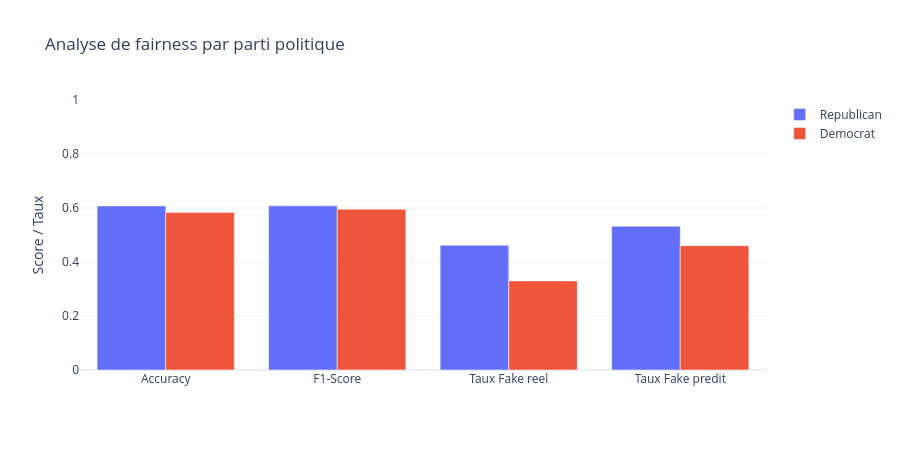

Notebook code cell kept with this figure:
### Code cell
# Visualisation fairness par parti
fig = go.Figure()

for _, row in party_df.iterrows():
    fig.add_trace(go.Bar(
        name=row["Parti"],
        x=["Accuracy", "F1-Score", "Taux Fake reel", "Taux Fake predit"],
        y=[row["Accuracy"], row["F1"], row["Taux Fake reel"], row["Taux Fake predit"]],
    ))

fig.update_layout(
    barmode="group",
    title="Analyse de fairness par parti politique",
    yaxis_title="Score / Taux",
    template="plotly_white", height=450,
    yaxis=dict(range=[0, 1]),
)
fig.show()

### Figure 1 — Plotly figure (JSON) as saved in the notebook; plotly's stock layout.template omitted (floating-point values rounded to 4 significant figures)
{"data": [{"name": "Republican", "type": "bar", "x": ["Accuracy", "F1-Score", "Taux Fake reel", "Taux Fake predit"], "y": [0.6077, 0.6079, 0.4623, 0.5324]}, {"name": "Democrat", "type": "bar", "x": ["Accuracy", "F1-Score", "Taux Fake reel", "Taux Fake predit"], "y": [0.5837, 0.5956, 0.33, 0.4606]}], "layout": {"barmode": "group", "height": 450, "title": {"text": "Analyse de fairness par parti politique"}, "yaxis": {"range": [0, 1], "title": {"text": "Score / Taux"}}}}
